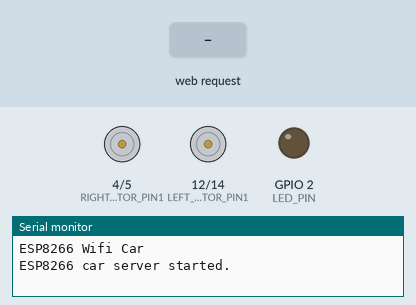
A program run on a simulated ESP8266 (NodeMCU). Parts: motor-driver pin pairs drawn as motors (green arrow = first pin HIGH = forward, orange = second pin HIGH = backward, longer = more drive), output pins drawn as LEDs (lit = HIGH), the last lines printed to the serial monitor. The inputs (shaded band) are chosen by the test bench.

Above: at 1.2 s.
1.3 s: HTTP request GET /forward received
At 2.5 s:
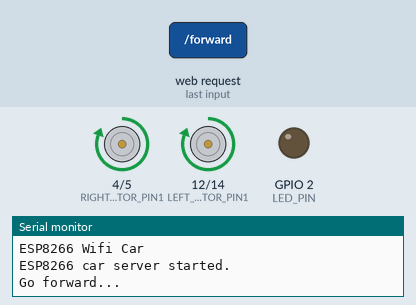
2.8 s: HTTP request GET /backward received
At 3.8 s:
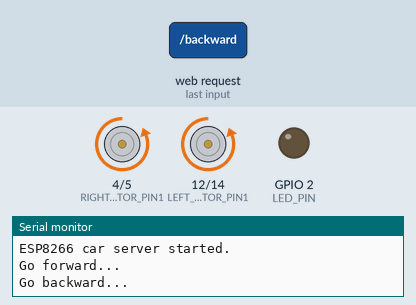
4.3 s: HTTP request GET /left received
At 4.9 s:
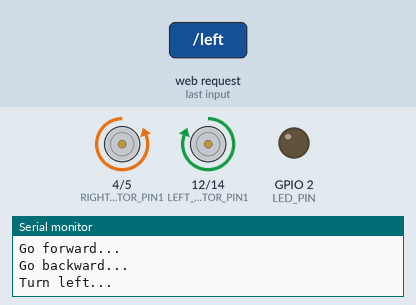
5.8 s: HTTP request GET /right received
At 6.1 s:
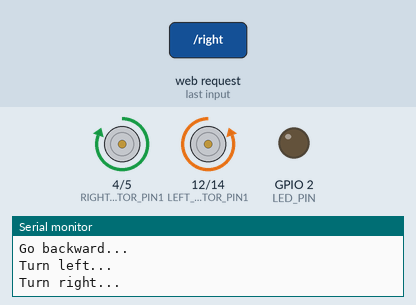
7.3 s: HTTP request GET / received
At 8.4 s:
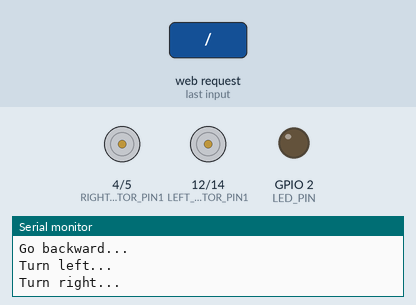
Timing chart, 0 to 9.8 s (numbered marks = the images above; inputs shaded):
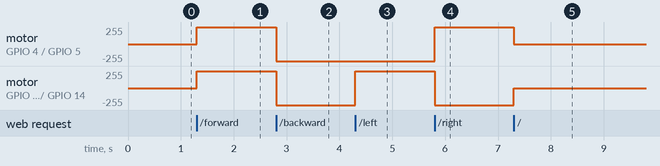

The program:

main.cpp
```cpp
/* Simple WiFi-controlled car on ESP8266
 * and L9110S motor drive board
 * by Alan Wang
 */

#include <ESP8266WiFi.h>
#include <ESP8266WebServer.h>

// WiFi settings
#define SSID_AP            "ESP8266_WiFi_Car" // AP server name
#define PASSWORD_AP        "12345678"         // AP server password

// motor settings
#define RIGHT_MOTOR_PIN1  4                   // pin 1 of right motor (D2) right forw
#define RIGHT_MOTOR_PIN2  5                   // pin 2 of right motor (D1) right back
#define LEFT_MOTOR_PIN1   12                  // pin 1 of left motor (D6) left forw
#define LEFT_MOTOR_PIN2   14                  // pin 2 of left motor (D5) left backw
#define RIGHT_MOTOR_SPEED 1023                // speed for right motor (0-1023)
#define LEFT_MOTOR_SPEED  1023                // speed for left motor (0-1023)
#define LED_PIN           2                   // built-in LED (D4)

IPAddress local_ip(192, 168, 4, 1);           //IP for AP mode
IPAddress gateway(192, 168, 100, 1);          //IP for AP mode
IPAddress subnet(255, 255, 255, 0);           //IP for AP mode
ESP8266WebServer server(80);

int car_mode = 0;                             // set car drive mode (0 = stop)

void car_control();
void handle_left();
void handle_OnConnect();
void handle_forward();
void handle_backward();
void handle_left();
void handle_right();
void handle_stop();
void handle_NotFound();
String SendHTML();

// initialize
void setup() {

  Serial.begin(9600);
  Serial.println("ESP8266 Wifi Car");
  pinMode(RIGHT_MOTOR_PIN1, OUTPUT);
  pinMode(RIGHT_MOTOR_PIN2, OUTPUT);
  pinMode(LEFT_MOTOR_PIN1, OUTPUT);
  pinMode(LEFT_MOTOR_PIN2, OUTPUT);
  pinMode(LED_PIN, OUTPUT);
  car_control(); // stop the car

  WiFi.mode(WIFI_AP);
  WiFi.softAPConfig(local_ip, gateway, subnet);
  WiFi.softAP(SSID_AP, PASSWORD_AP);

  // setup web server to handle specific HTTP requests
  server.on("/", HTTP_GET, handle_OnConnect);
  server.on("/forward", HTTP_GET, handle_forward);
  server.on("/backward", HTTP_GET, handle_backward);
  server.on("/left", HTTP_GET, handle_left);
  server.on("/right", HTTP_GET, handle_right);
  server.on("/stop", HTTP_GET, handle_stop);
  server.onNotFound(handle_NotFound);

  //start server
  server.begin();
  Serial.println("ESP8266 car server started.");
  digitalWrite(LED_PIN, LOW);
}

// handle HTTP requests and control car
void loop() {
  server.handleClient();
  car_control();
}

// HTTP request: on connect
void handle_OnConnect() {
  car_mode = 0;
//   Serial.println("Client connected");
  server.send(200, "text/html", SendHTML());
}

// HTTP request: stop car
void handle_stop() {
  car_mode = 0;
  Serial.println("Stopped");
  server.send(200, "text/html", SendHTML());
}

// HTTP request: go forward
void handle_forward() {
  car_mode = 1;
  Serial.println("Go forward...");
  server.send(200, "text/html", SendHTML());
}

// HTTP request: go backward
void handle_backward() {
  car_mode = 2;
  Serial.println("Go backward...");
  server.send(200, "text/html", SendHTML());
}

// HTTP request: turn left
void handle_left() {
  car_mode = 4;
  Serial.println("Turn left...");
  server.send(200, "text/html", SendHTML());
}
//mudei!!
// HTTP request: turn right
void handle_right() {
  car_mode = 3;
  Serial.println("Turn right...");
  server.send(200, "text/html", SendHTML());
}

// HTTP request: other
void handle_NotFound() {
  car_mode = 0;
  Serial.println("Page error");
  server.send(404, "text/plain", "Not found");
}

// control car movement
void car_control() {
  switch (car_mode) {
    case 0: // stop car
      digitalWrite(RIGHT_MOTOR_PIN1, LOW);
      digitalWrite(RIGHT_MOTOR_PIN2, LOW);
      digitalWrite(LEFT_MOTOR_PIN1, LOW);
      digitalWrite(LEFT_MOTOR_PIN2, LOW);
      break;
    case 1: // go forward
      analogWrite(RIGHT_MOTOR_PIN1, RIGHT_MOTOR_SPEED);
      digitalWrite(RIGHT_MOTOR_PIN2, LOW);
      analogWrite(LEFT_MOTOR_PIN1, LEFT_MOTOR_SPEED);
      digitalWrite(LEFT_MOTOR_PIN2, LOW);
      break;
    case 2: // go backward
      digitalWrite(RIGHT_MOTOR_PIN1, LOW);
      analogWrite(RIGHT_MOTOR_PIN2, RIGHT_MOTOR_SPEED);
      digitalWrite(LEFT_MOTOR_PIN1, LOW);
      analogWrite(LEFT_MOTOR_PIN2, LEFT_MOTOR_SPEED);
      break;
    case 3: // turn left
      analogWrite(RIGHT_MOTOR_PIN1, RIGHT_MOTOR_SPEED);
      digitalWrite(RIGHT_MOTOR_PIN2, LOW);
      digitalWrite(LEFT_MOTOR_PIN1, LOW);
      analogWrite(LEFT_MOTOR_PIN2, LEFT_MOTOR_SPEED);
      break;
    case 4: // turn right
      digitalWrite(RIGHT_MOTOR_PIN1, LOW);
      analogWrite(RIGHT_MOTOR_PIN2, RIGHT_MOTOR_SPEED);
      analogWrite(LEFT_MOTOR_PIN1, LEFT_MOTOR_SPEED);
      digitalWrite(LEFT_MOTOR_PIN2, LOW);

  }
}

// output HTML web page for user
String SendHTML() {
  String html = "<!DOCTYPE html>";
  html += "<html>";
  html += "<head>";
  html += "<title>ESP8266 WiFi Car</title>";
  html += "<meta name=\"viewport\" content=\"width=device-width, initial-scale=1\">";
  html += "<style>body {background-color: Moccasin;} h1 {color: SaddleBrown;} h2 {color: Olive;}</style>";
  html += "</head>";
  html += "<body>";
  html += "<div align=\"center\">";
  html += "<h1>ESP8266 WiFi Car</h1>";
  html += "<h2>Press \"stop\" after the server has been reset</h2>";
  html += "<br>\n";
  html += "<form method=\"GET\">";
  html += "<input type=\"button\" value=\"Go forward\" onclick=\"window.location.href='/forward'\">";
  html += "<br><br>\n";
  html += "<input type=\"button\" value=\"Go backward\" onclick=\"window.location.href='/backward'\">";
  html += "<br><br>\n";
  html += "<input type=\"button\" value=\"Turn left\" onclick=\"window.location.href='/left'\">";
  html += "<br><br>\n";
  html += "<input type=\"button\" value=\"Turn right\" onclick=\"window.location.href='/right'\">";
  html += "<br><br>\n";
  html += "<input type=\"button\" value=\"Car stop\" onclick=\"window.location.href='/stop'\">";
  html += "</form>\n";
  html += "</div>\n";
  html += "</body>\n";
  html += "</html>\n";
  return html;
}
```

Measured:
- after the input at 1.3 s, motor on GPIO 4 (RIGHT_MOTOR_PIN1) / GPIO 5 (RIGHT_MOTOR_PIN2), motor on GPIO 12 (LEFT_MOTOR_PIN1) / GPIO 14 (LEFT_MOTOR_PIN2): stopped → forward 255/255 at once
- after the input at 2.8 s, motor on GPIO 4 (RIGHT_MOTOR_PIN1) / GPIO 5 (RIGHT_MOTOR_PIN2), motor on GPIO 12 (LEFT_MOTOR_PIN1) / GPIO 14 (LEFT_MOTOR_PIN2): forward 255/255 → backward 255/255 at once
- after the input at 4.3 s, motor on GPIO 12 (LEFT_MOTOR_PIN1) / GPIO 14 (LEFT_MOTOR_PIN2): backward 255/255 → forward 255/255 at once
- after the input at 5.8 s, motor on GPIO 4 (RIGHT_MOTOR_PIN1) / GPIO 5 (RIGHT_MOTOR_PIN2): backward 255/255 → forward 255/255 at once; motor on GPIO 12 (LEFT_MOTOR_PIN1) / GPIO 14 (LEFT_MOTOR_PIN2): forward 255/255 → backward 255/255 at once
- after the input at 7.3 s, motor on GPIO 4 (RIGHT_MOTOR_PIN1) / GPIO 5 (RIGHT_MOTOR_PIN2): forward 255/255 → stopped at once; motor on GPIO 12 (LEFT_MOTOR_PIN1) / GPIO 14 (LEFT_MOTOR_PIN2): backward 255/255 → stopped at once
